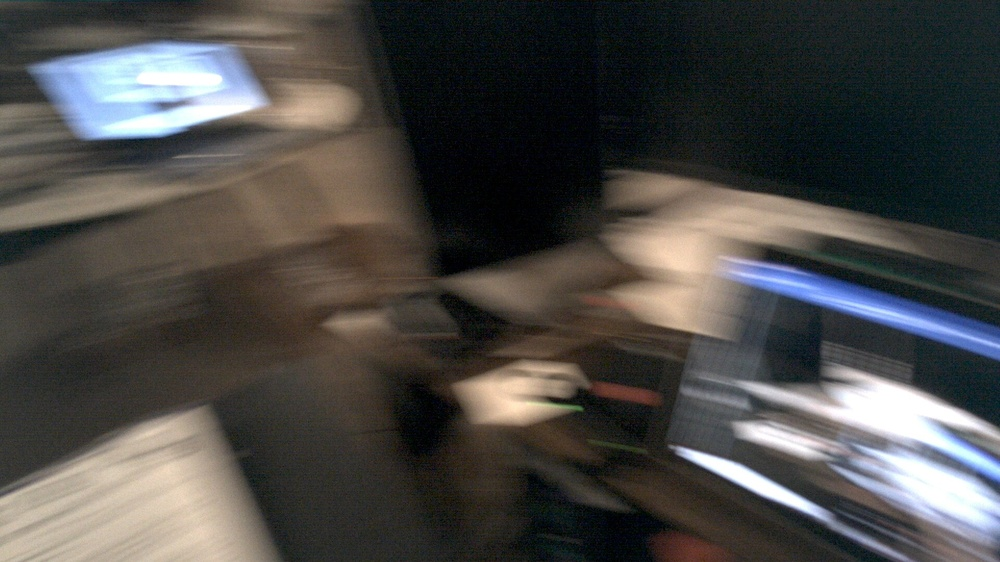
#> input picture test/data/tobii_rec1_v3/snap0.jpg, 1000 x 562 px, shrunk from 1920 x 1080 before the run
$ python -i hough_refiner.py   (imports and definitions only)
#> lines starting #> are read from the running program, lines starting #| are printed output that depends on the picture
#> further down, picture is the input picture: shape (562, 1000, 3); mean B, G, R 70.7, 73.1, 74.7
from dataclasses import dataclass, field
import logging

import numpy as np
import cv2

logger = logging.getLogger('ettk')


@dataclass
class HoughResult:
    lines: np.ndarray = field(default_factory=lambda: np.empty((0,1,2))) # (N,1,2)


class HoughRefiner:

    def __init__(self, threshold_angle=0.1, threshold_distance=50):

        # Parameters
        self.threshold_angle = threshold_angle
        self.threshold_distance = threshold_distance

        # Container
        self.lines = np.empty((0,1,2))

    def predict_hough_lines(self, frame: np.ndarray) -> np.ndarray:
        # Convert to grayscale
        gray = cv2.cvtColor(frame, cv2.COLOR_BGR2GRAY)
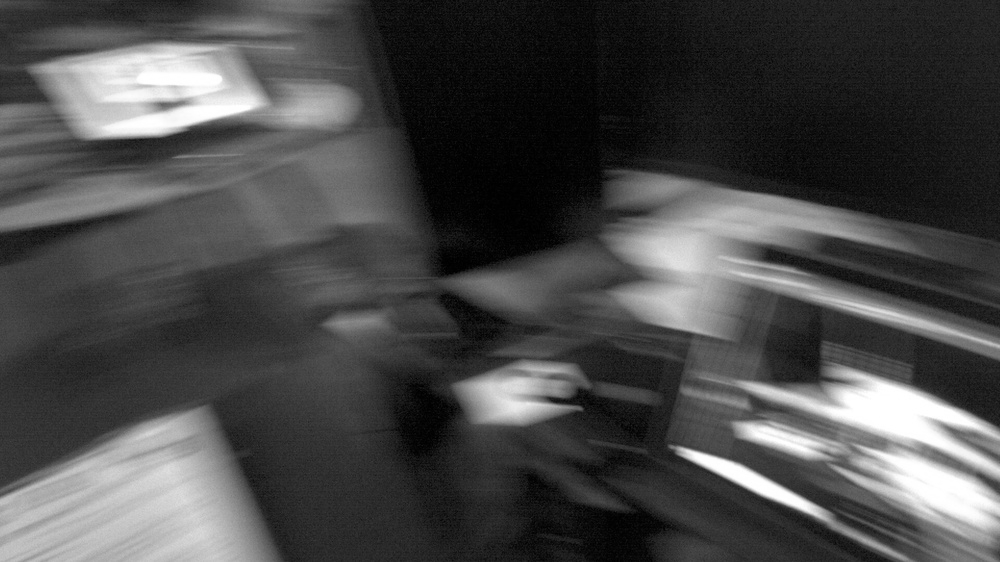
#> gray: shape (562, 1000); min 0, max 255, mean 73.3

        # Blur
        blurred = cv2.GaussianBlur(gray, (3,3), 0)

        # Detect edges
        edged = cv2.Canny(blurred, 50, 150)
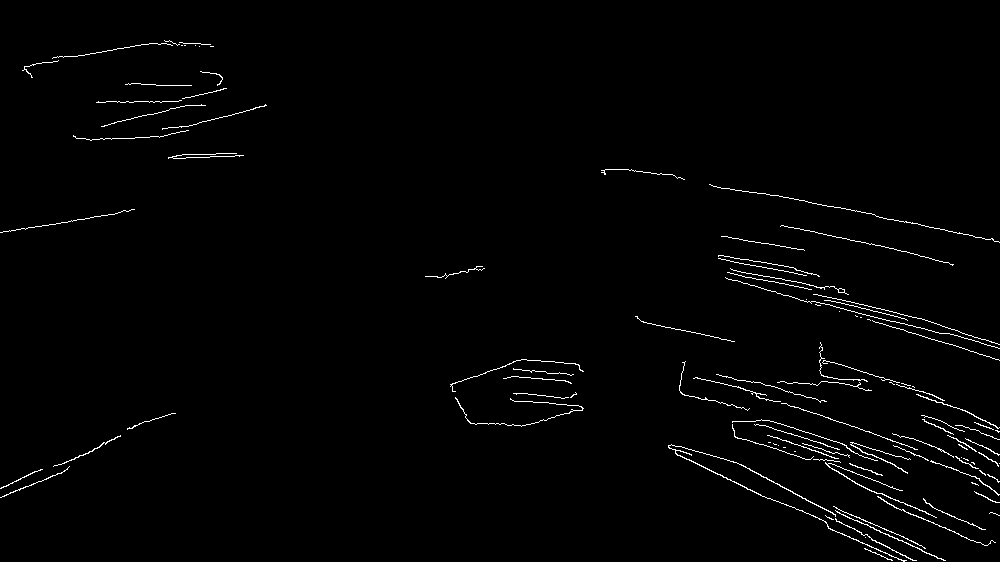
#> edged: shape (562, 1000); 1.4% white in thin lines or dots

        # Detect lines
        lines = cv2.HoughLines(edged, 1, np.pi / 180, 50, None, 0, 0)
#> lines = 349 rows, first 8: [95, 1.82], [111, 2.02], [109, 2.01], [45, 1.76], [28, 1.78], [127, 1.99], [52, 1.87], [112, 1.8]

        # Return
        return lines

    # [83 lines left out: functions process_frame, from_corners_to_anchors, rho_theta_to_slope_intercept, refine, not called in this run]

>>> import cv2
>>> picture = cv2.imread('../../test/data/tobii_rec1_v3/snap0.jpg')
>>> result = HoughRefiner().predict_hough_lines(picture)
#> result has the same summary as lines in predict_hough_lines
